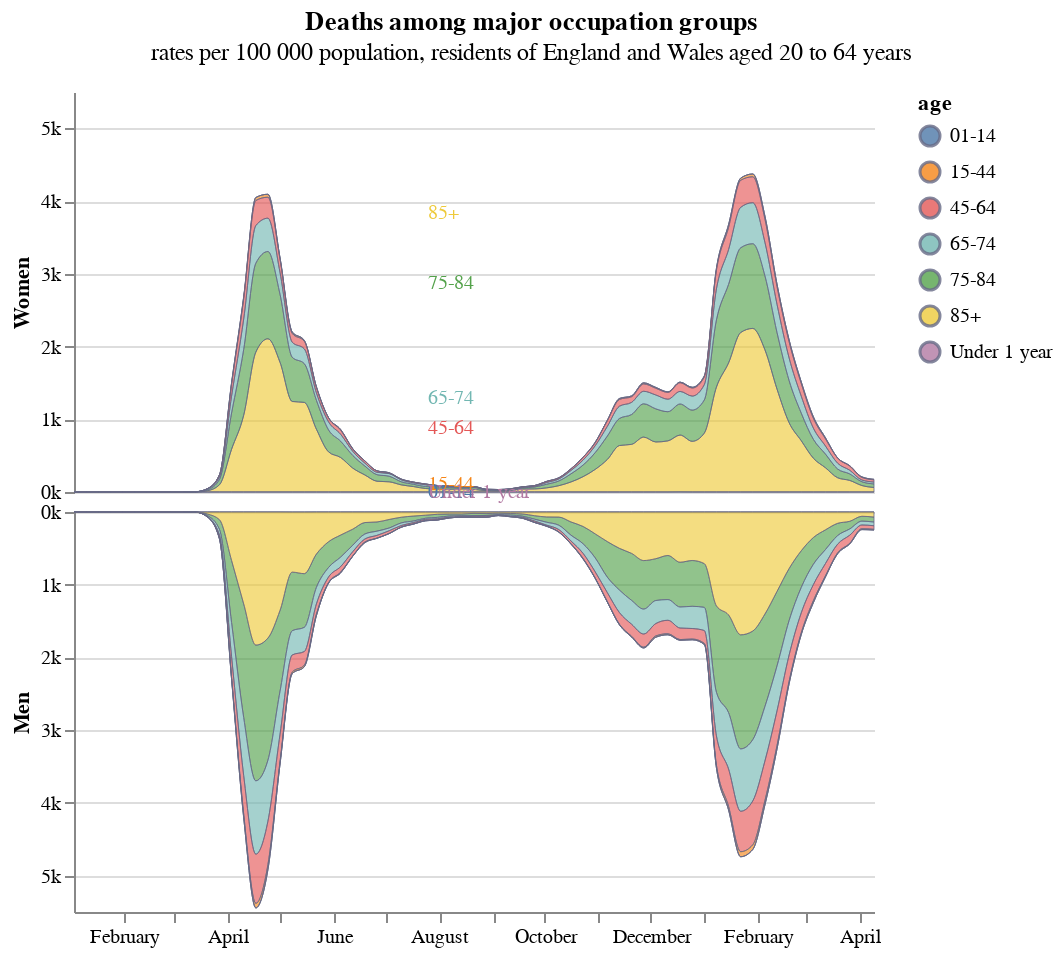

Source (notebook cell):
### Code cell
step = 200
overlap = 1
base = alt.Chart(df).mark_area(
    interpolate="monotone",
    fillOpacity=0.8,
    stroke=colors["eco-gray"],
    strokeWidth=0.5,
    opacity=0.8,
)

women = base.encode(
    x=alt.X("date:T", axis=None),
    y=alt.Y(
        "sum(value):Q",
        axis=alt.Axis(
            grid=True,
            title="Women",
            format="s",
        ),
        scale=alt.Scale(domain=[0, 5500]),
    ),
    color="age",
).transform_filter("datum.sex=='Women'")
men = base.encode(
    x=alt.X(
        "date:T",
        axis=alt.Axis(
            grid=False,
            title="",
        ),
    ),
    y=alt.Y(
        "value:Q",
        sort=alt.SortOrder("descending"),
        axis=alt.Axis(
            grid=True,
            title="Men",
            format="s",
        ),
        scale=alt.Scale(domain=[0, 5500]),
    ),
    color="age",
).transform_filter("datum.sex=='Men'")
ylabels = (
    alt.Chart(df)
    .mark_text(
        interpolate="linear",
        align="left",
        fontSize=10,
        xOffset=80,
    )
    .encode(
        x=alt.X("date:T", axis=alt.Axis(grid=False, title="")),
        #         order=alt.Order("people_vaccinated_per_hundred"),
        y=alt.Y(
            "sum(value):Q",
            scale=alt.Scale(domain=[0, 5500]),
        ),
        color=alt.Color("age"),
        text=alt.Text("age:N"),
    )
).transform_filter("datum.date==toDate('2020-04-24T00:00:00.000000000')")
layer = (
    alt.vconcat(women + ylabels, men, spacing=0)
    .configure_view(stroke=None, width=400, height=200)
    .properties(
        title={
            "text": "Deaths among major occupation groups",
            "dy": -10,
            "subtitle": "rates per 100 000 population, residents of England and Wales aged 20 to 64 years",
        }
    )
    .configure_title(anchor="middle")
)
layer.save("visualisation/" + f + ".json")
layer

### Figure 1 — Vega-Lite specification as saved in the notebook (floating-point values rounded to 4 significant figures; data arrays with more than 128 entries replaced by an {"elided": "..."} marker saying what was removed)
{"config": {"view": {"continuousWidth": 400, "continuousHeight": 300, "height": 200, "stroke": null, "width": 400}, "title": {"anchor": "middle"}}, "vconcat": [{"layer": [{"mark": {"type": "area", "fillOpacity": 0.8, "interpolate": "monotone", "opacity": 0.8, "stroke": "#676A86", "strokeWidth": 0.5}, "encoding": {"color": {"type": "nominal", "field": "age"}, "x": {"type": "temporal", "axis": null, "field": "date"}, "y": {"type": "quantitative", "aggregate": "sum", "axis": {"format": "s", "grid": true, "title": "Women"}, "field": "value", "scale": {"domain": [0, 5500]}}}, "transform": [{"filter": "datum.sex=='Women'"}]}, {"mark": {"type": "text", "align": "left", "fontSize": 10, "interpolate": "linear", "xOffset": 80}, "encoding": {"color": {"type": "nominal", "field": "age"}, "text": {"type": "nominal", "field": "age"}, "x": {"type": "temporal", "axis": {"grid": false, "title": ""}, "field": "date"}, "y": {"type": "quantitative", "aggregate": "sum", "field": "value", "scale": {"domain": [0, 5500]}}}, "transform": [{"filter": "datum.date==toDate('2020-04-24T00:00:00.000000000')"}]}]}, {"mark": {"type": "area", "fillOpacity": 0.8, "interpolate": "monotone", "opacity": 0.8, "stroke": "#676A86", "strokeWidth": 0.5}, "encoding": {"color": {"type": "nominal", "field": "age"}, "x": {"type": "temporal", "axis": {"grid": false, "title": ""}, "field": "date"}, "y": {"type": "quantitative", "axis": {"format": "s", "grid": true, "title": "Men"}, "field": "value", "scale": {"domain": [0, 5500]}, "sort": "descending"}}, "transform": [{"filter": "datum.sex=='Men'"}]}], "data": {"name": "data-d8ed2188325f4eb502d0752980f09add"}, "spacing": 0, "title": {"text": "Deaths among major occupation groups", "dy": -10, "subtitle": "rates per 100 000 population, residents of England and Wales aged 20 to 64 years"}, "$schema": "https://vega.github.io/schema/vega-lite/v4.8.1.json", "datasets": {"data-d8ed2188325f4eb502d0752980f09add": {"elided": "938 records"}}}
